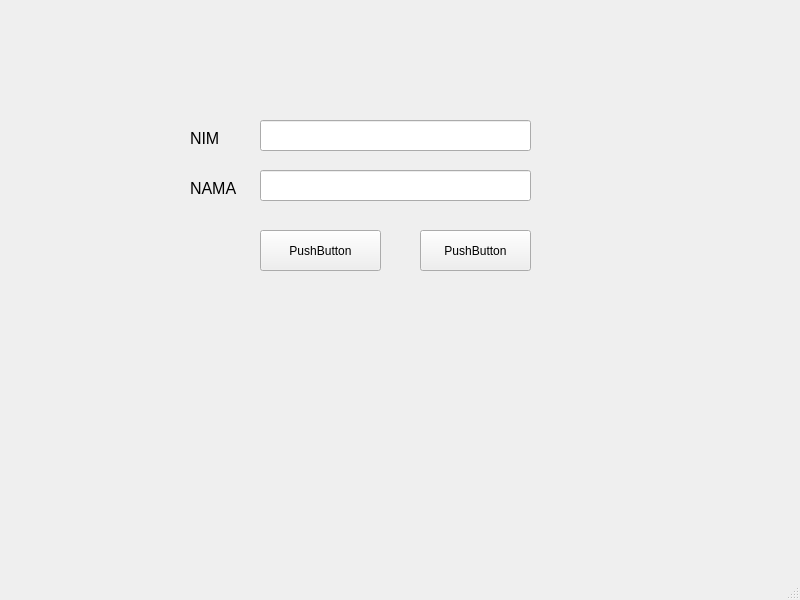
<?xml version="1.0" encoding="UTF-8"?>
<ui version="4.0">
 <class>MainWindow</class>
 <widget class="QMainWindow" name="MainWindow">
  <property name="geometry">
   <rect>
    <x>0</x>
    <y>0</y>
    <width>800</width>
    <height>600</height>
   </rect>
  </property>
  <property name="windowTitle">
   <string>MainWindow</string>
  </property>
  <widget class="QWidget" name="centralwidget">
   <widget class="QLineEdit" name="lineEdit">
    <property name="geometry">
     <rect>
      <x>260</x>
      <y>120</y>
      <width>271</width>
      <height>31</height>
     </rect>
    </property>
   </widget>
   <widget class="QLabel" name="label">
    <property name="geometry">
     <rect>
      <x>190</x>
      <y>130</y>
      <width>51</width>
      <height>16</height>
     </rect>
    </property>
    <property name="font">
     <font>
      <pointsize>12</pointsize>
     </font>
    </property>
    <property name="lineWidth">
     <number>2</number>
    </property>
    <property name="text">
     <string>NIM</string>
    </property>
   </widget>
   <widget class="QLabel" name="label_2">
    <property name="geometry">
     <rect>
      <x>190</x>
      <y>180</y>
      <width>55</width>
      <height>16</height>
     </rect>
    </property>
    <property name="font">
     <font>
      <pointsize>12</pointsize>
     </font>
    </property>
    <property name="text">
     <string>NAMA</string>
    </property>
   </widget>
   <widget class="QLineEdit" name="lineEdit_2">
    <property name="geometry">
     <rect>
      <x>260</x>
      <y>170</y>
      <width>271</width>
      <height>31</height>
     </rect>
    </property>
   </widget>
   <widget class="QPushButton" name="pushButton">
    <property name="geometry">
     <rect>
      <x>260</x>
      <y>230</y>
      <width>121</width>
      <height>41</height>
     </rect>
    </property>
    <property name="text">
     <string>PushButton</string>
    </property>
   </widget>
   <widget class="QPushButton" name="pushButton_2">
    <property name="geometry">
     <rect>
      <x>420</x>
      <y>230</y>
      <width>111</width>
      <height>41</height>
     </rect>
    </property>
    <property name="text">
     <string>PushButton</string>
    </property>
   </widget>
  </widget>
  <widget class="QMenuBar" name="menubar">
   <property name="geometry">
    <rect>
     <x>0</x>
     <y>0</y>
     <width>800</width>
     <height>26</height>
    </rect>
   </property>
  </widget>
  <widget class="QStatusBar" name="statusbar"/>
 </widget>
 <resources/>
 <connections/>
</ui>
